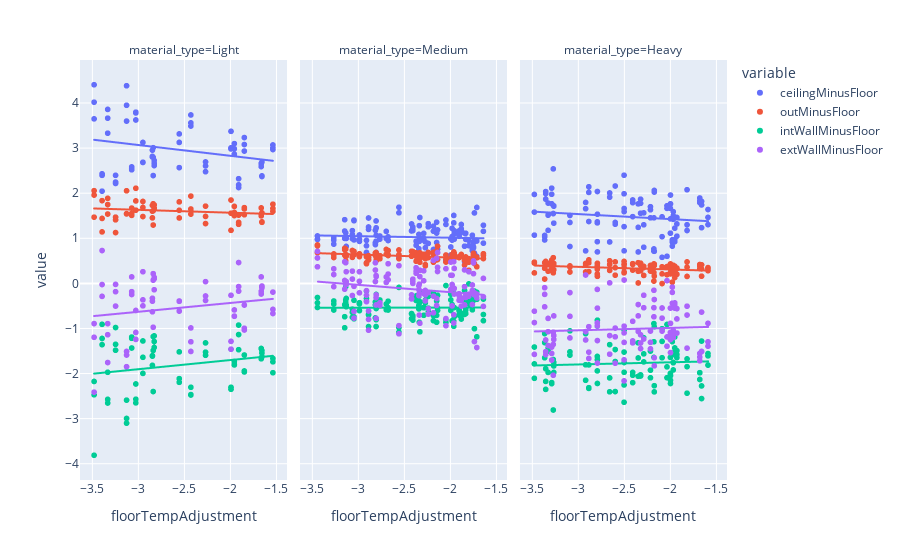
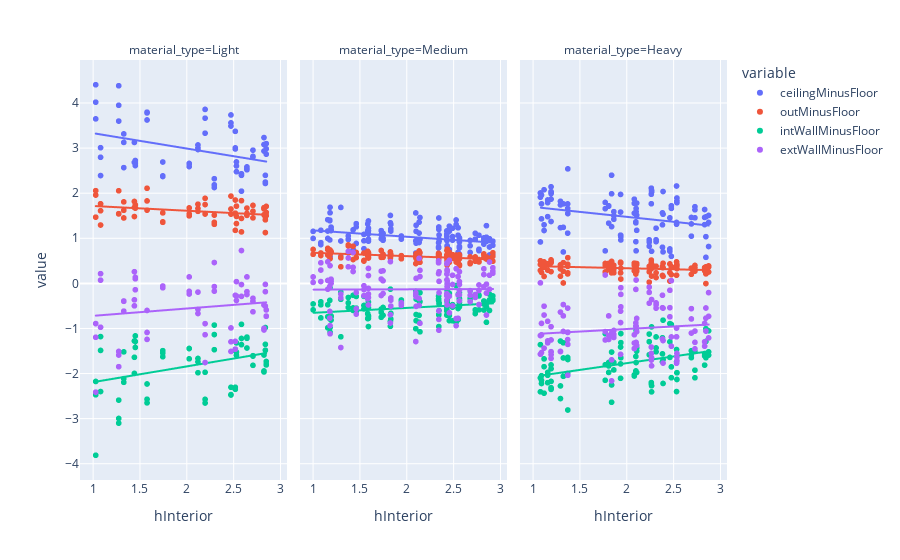
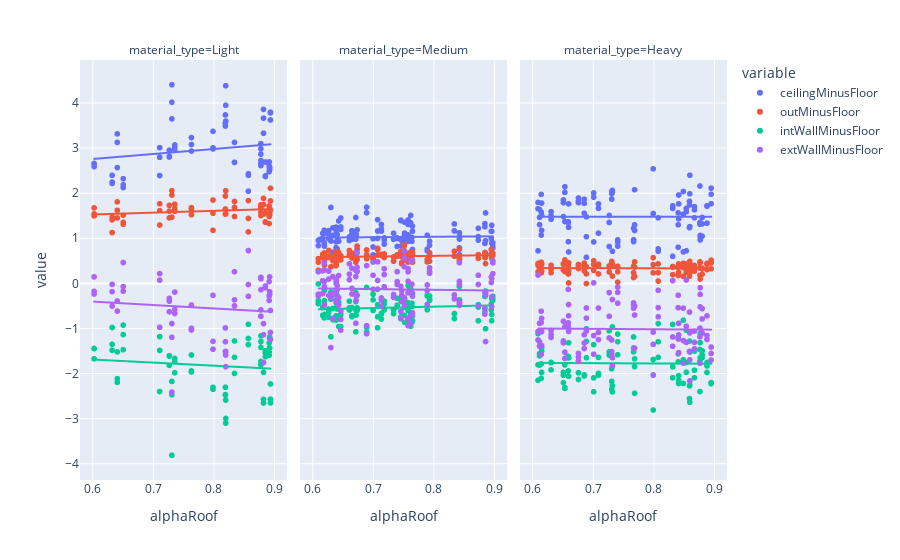
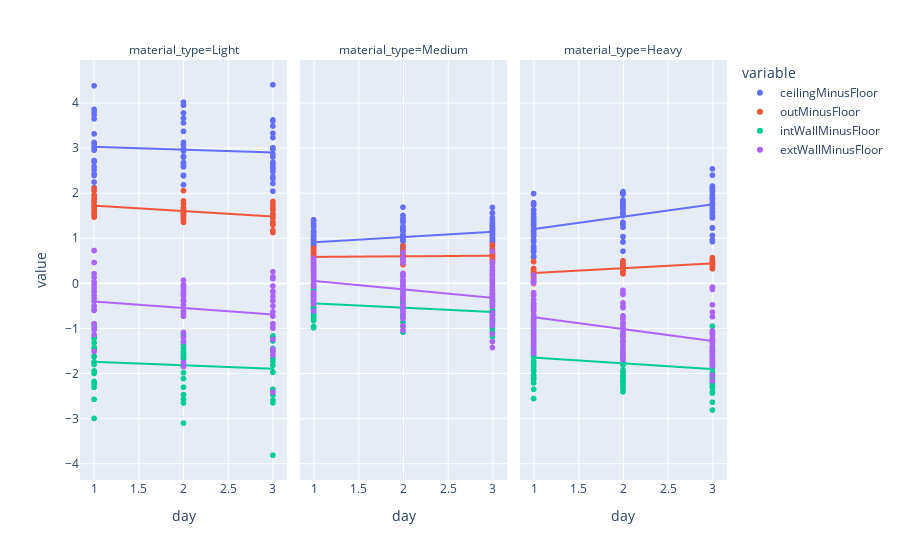

The notebook cell saved with these charts, in order:
### Code cell
fig = px.scatter(dfFull, x="floorTempAdjustment", y=qois, facet_col="material_type", trendline="ols")
fig.show()
fig = px.scatter(dfFull, x="hInterior", y=qois, facet_col="material_type", trendline="ols")
fig.show()
fig = px.scatter(dfFull, x="alphaRoof", y=qois, facet_col="material_type", trendline="ols")
fig.show()
fig = px.scatter(dfFull, x="day", y=qois, facet_col="material_type", trendline="ols")
fig.show()
fig = px.scatter(dfFull, x="windSpeed", y=qois, facet_col="material_type", trendline="ols")
fig.show()
fig = px.scatter(dfFull, x="wallRoughness", y=qois, facet_col="material_type", trendline="ols")
fig.show()
fig = px.scatter(dfFull, x="hExterior", y=qois, facet_col="material_type", trendline="ols")
fig.show()
fig = px.scatter(dfFull, x="logRi", y=qois, facet_col="material_type", trendline="ols")
fig.show()
